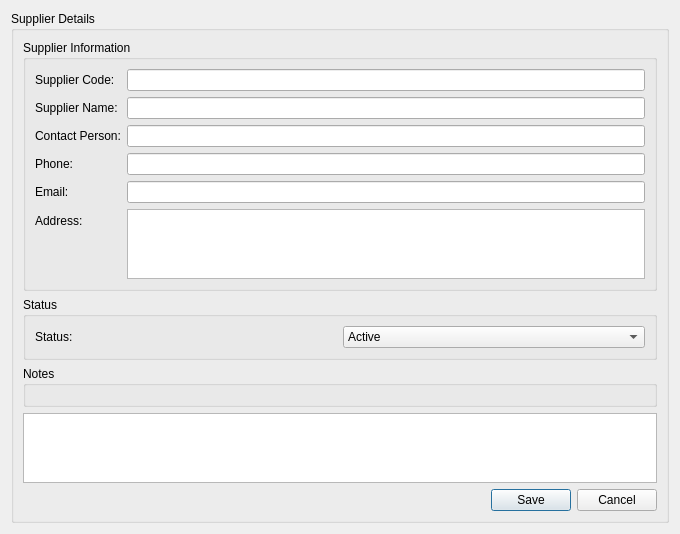
<?xml version="1.0" encoding="UTF-8"?>
<ui version="4.0">
 <class>SupplierDialog</class>
 <widget class="QDialog" name="SupplierDialog">
  <property name="geometry">
   <rect>
    <x>0</x>
    <y>0</y>
    <width>680</width>
    <height>522</height>
   </rect>
  </property>
  <property name="windowTitle">
   <string>Supplier Details</string>
  </property>
  <layout class="QVBoxLayout" name="mainVerticalLayout">
   <item>
    <widget class="QGroupBox" name="groupSupplierDetails">
     <property name="title">
      <string>Supplier Details</string>
     </property>
     <property name="flat">
      <bool>true</bool>
     </property>
     <layout class="QVBoxLayout" name="supplierDetailsLayout">
      <item>
       <widget class="QGroupBox" name="groupSupplierInformation">
        <property name="title">
         <string>Supplier Information</string>
        </property>
        <property name="flat">
         <bool>true</bool>
        </property>
        <layout class="QFormLayout" name="formSupplierInfo">
         <item row="0" column="0">
          <widget class="QLabel" name="labelSupplierCode">
           <property name="text">
            <string>Supplier Code:</string>
           </property>
          </widget>
         </item>
         <item row="0" column="1">
          <widget class="QLineEdit" name="txtSupplierCode">
           <property name="readOnly">
            <bool>true</bool>
           </property>
          </widget>
         </item>
         <item row="1" column="0">
          <widget class="QLabel" name="labelSupplierName">
           <property name="text">
            <string>Supplier Name:</string>
           </property>
          </widget>
         </item>
         <item row="1" column="1">
          <widget class="QLineEdit" name="txtSupplierName"/>
         </item>
         <item row="2" column="0">
          <widget class="QLabel" name="labelContactPerson">
           <property name="text">
            <string>Contact Person:</string>
           </property>
          </widget>
         </item>
         <item row="2" column="1">
          <widget class="QLineEdit" name="txtContacPerson"/>
         </item>
         <item row="3" column="0">
          <widget class="QLabel" name="labelPhone">
           <property name="text">
            <string>Phone:</string>
           </property>
          </widget>
         </item>
         <item row="3" column="1">
          <widget class="QLineEdit" name="txtPhone"/>
         </item>
         <item row="4" column="0">
          <widget class="QLabel" name="labelEmail">
           <property name="text">
            <string>Email:</string>
           </property>
          </widget>
         </item>
         <item row="4" column="1">
          <widget class="QLineEdit" name="txtEmail"/>
         </item>
         <item row="5" column="1">
          <widget class="QPlainTextEdit" name="txtAddress">
           <property name="maximumSize">
            <size>
             <width>16777215</width>
             <height>70</height>
            </size>
           </property>
          </widget>
         </item>
         <item row="5" column="0">
          <widget class="QLabel" name="labelAddress">
           <property name="text">
            <string>Address:</string>
           </property>
          </widget>
         </item>
        </layout>
       </widget>
      </item>
      <item>
       <widget class="QGroupBox" name="groupStatus">
        <property name="title">
         <string>Status</string>
        </property>
        <property name="flat">
         <bool>true</bool>
        </property>
        <layout class="QHBoxLayout" name="statusLayout">
         <item>
          <widget class="QLabel" name="labelStatus">
           <property name="text">
            <string>Status:</string>
           </property>
          </widget>
         </item>
         <item>
          <widget class="QComboBox" name="cmbStatus">
           <item>
            <property name="text">
             <string>Active</string>
            </property>
           </item>
           <item>
            <property name="text">
             <string>Inactive</string>
            </property>
           </item>
          </widget>
         </item>
        </layout>
       </widget>
      </item>
      <item>
       <widget class="QGroupBox" name="groupNotes">
        <property name="title">
         <string>Notes</string>
        </property>
        <property name="flat">
         <bool>true</bool>
        </property>
        <layout class="QVBoxLayout" name="notesLayout"/>
       </widget>
      </item>
      <item>
       <widget class="QPlainTextEdit" name="txtNotes">
        <property name="maximumSize">
         <size>
          <width>16777215</width>
          <height>70</height>
         </size>
        </property>
       </widget>
      </item>
      <item>
       <widget class="QDialogButtonBox" name="buttonBox">
        <property name="orientation">
         <enum>Qt::Orientation::Horizontal</enum>
        </property>
        <property name="standardButtons">
         <set>QDialogButtonBox::StandardButton::Cancel|QDialogButtonBox::StandardButton::Save</set>
        </property>
       </widget>
      </item>
     </layout>
    </widget>
   </item>
  </layout>
 </widget>
 <resources/>
 <connections/>
</ui>
